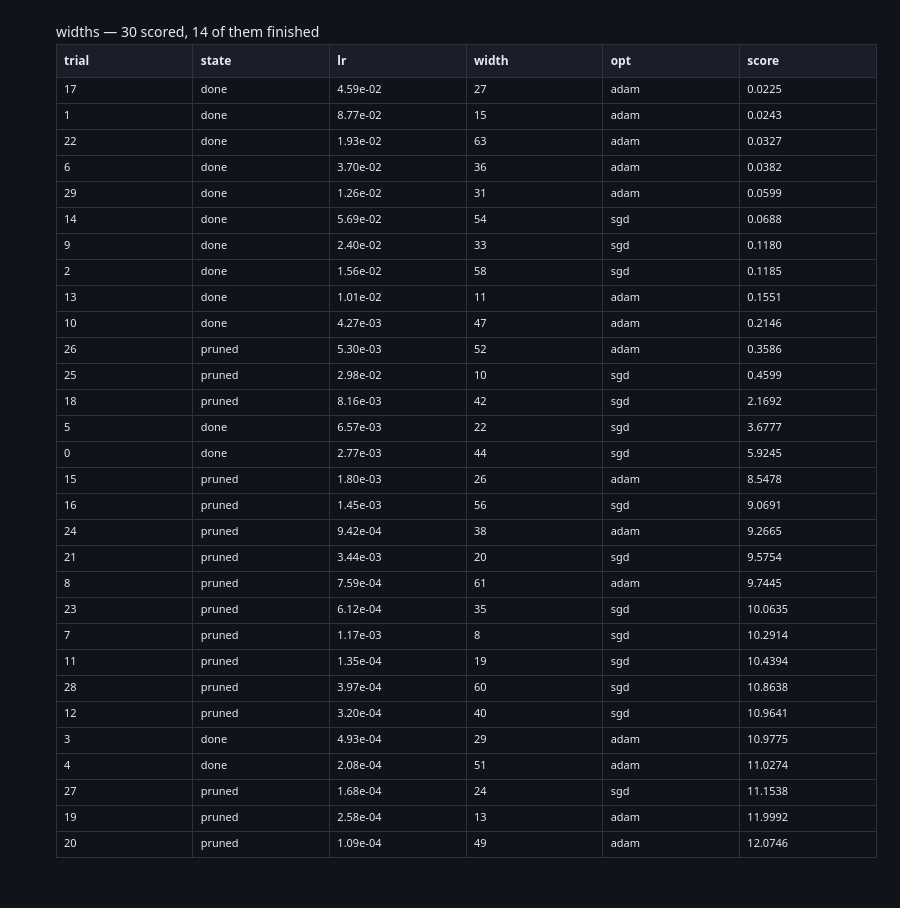

The notebook cell this image was saved under:
### Markdown cell above
## The table of results

`trials` is one scan and no fetches — the configuration and the score are both
in the record, which is what makes a study readable from a machine that ran
none of it.

**A pruned score is not comparable with a finished one.** It is real, and it
was measured after fewer epochs, so ranking the two together says a trial that
was stopped early did badly when all that is known is that it was stopped. The
table shows both with their state; everything that follows uses only the ones
that ran to the end, and that is why `finished` leaves pruned trials out too.

### Code cell
import plotly.graph_objects as go

scored = sorted((one for one in seen if one["score"] is not None), key=lambda one: one["score"])
done = [one for one in scored if one["state"] == DONE]
columns = ["trial", "state", "lr", "width", "opt", "score"]
rows = [
    [one["trial"] for one in scored],
    [one["state"] for one in scored],
    [f"{one['point']['lr']:.2e}" for one in scored],
    [one["point"]["width"] for one in scored],
    [one["point"]["opt"] for one in scored],
    [f"{one['score']:.4f}" for one in scored],
]

go.Figure(
    go.Table(
        header=dict(
            values=[f"<b>{c}</b>" for c in columns],
            fill_color=_theme.RAISED,
            line_color=_theme.EDGE,
            font=dict(color=_theme.INK, size=12),
            align="left",
            height=30,
        ),
        cells=dict(
            values=rows,
            fill_color=_theme.GROUND,
            line_color=_theme.EDGE,
            font=dict(color=_theme.INK, size=11),
            align="left",
            height=26,
        ),
    )
).update_layout(
    **_theme.layout(
        title=_theme.titled(f"{STUDY} — {len(scored)} scored, {len(done)} of them finished"),
        height=40 + 28 * (len(scored) + 1),
    )
)

### Figure 1 — Plotly figure (JSON) as saved in the notebook; plotly's stock layout.template omitted (floating-point values rounded to 4 significant figures; data arrays with more than 128 entries replaced by an {"elided": "..."} marker saying what was removed)
{"data": [{"cells": {"align": "left", "fill": {"color": "#101319"}, "font": {"color": "#e7e9ef", "size": 11}, "height": 26, "line": {"color": "#2c3242"}, "values": {"elided": "6x30 mixed values"}}, "header": {"align": "left", "fill": {"color": "#1a1e28"}, "font": {"color": "#e7e9ef", "size": 12}, "height": 30, "line": {"color": "#2c3242"}, "values": ["<b>trial</b>", "<b>state</b>", "<b>lr</b>", "<b>width</b>", "<b>opt</b>", "<b>score</b>"]}, "type": "table"}], "layout": {"font": {"color": "#e7e9ef", "family": "system-ui, -apple-system, Segoe UI, Roboto, sans-serif", "size": 12}, "height": 908, "hoverlabel": {"align": "left", "bgcolor": "#1a1e28", "bordercolor": "#2c3242", "font": {"color": "#e7e9ef", "family": "system-ui, -apple-system, Segoe UI, Roboto, sans-serif"}}, "legend": {"bgcolor": "rgba(0,0,0,0)", "font": {"color": "#868ea3"}, "orientation": "h", "x": 1, "xanchor": "right", "y": 1.02, "yanchor": "bottom"}, "margin": {"b": 44, "l": 56, "r": 24, "t": 44}, "paper_bgcolor": "#101319", "plot_bgcolor": "#101319", "title": {"font": {"size": 14}, "text": "widths — 30 scored, 14 of them finished", "x": 0, "xanchor": "left", "xref": "paper", "y": 0.97, "yanchor": "top"}}}
